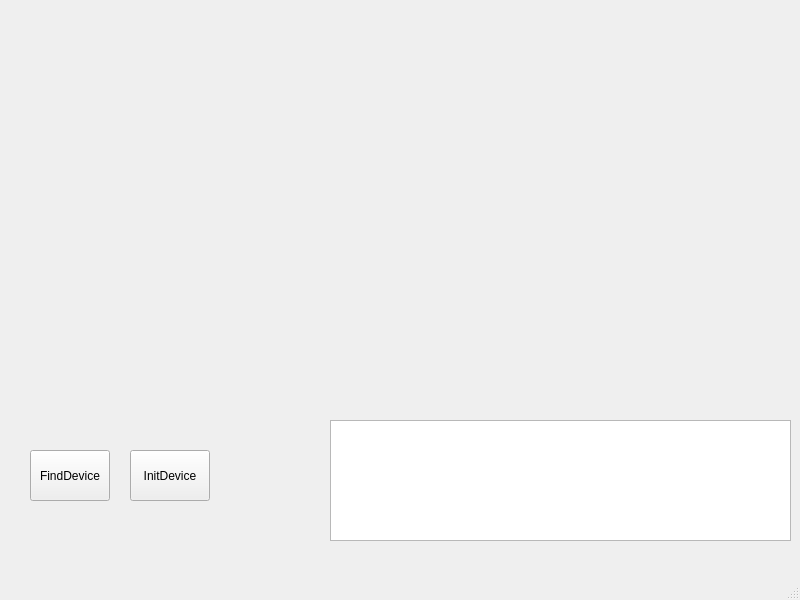
<?xml version="1.0" encoding="UTF-8"?>
<ui version="4.0">
 <class>MainWindow</class>
 <widget class="QMainWindow" name="MainWindow">
  <property name="geometry">
   <rect>
    <x>0</x>
    <y>0</y>
    <width>800</width>
    <height>600</height>
   </rect>
  </property>
  <property name="windowTitle">
   <string>MainWindow</string>
  </property>
  <widget class="QWidget" name="centralwidget">
   <widget class="QPushButton" name="findDevice">
    <property name="geometry">
     <rect>
      <x>30</x>
      <y>450</y>
      <width>80</width>
      <height>51</height>
     </rect>
    </property>
    <property name="text">
     <string>FindDevice</string>
    </property>
   </widget>
   <widget class="QPushButton" name="InitDevice">
    <property name="geometry">
     <rect>
      <x>130</x>
      <y>450</y>
      <width>80</width>
      <height>51</height>
     </rect>
    </property>
    <property name="text">
     <string>InitDevice</string>
    </property>
   </widget>
   <widget class="QTextEdit" name="textEdit">
    <property name="geometry">
     <rect>
      <x>330</x>
      <y>420</y>
      <width>461</width>
      <height>121</height>
     </rect>
    </property>
   </widget>
  </widget>
  <widget class="QMenuBar" name="menubar">
   <property name="geometry">
    <rect>
     <x>0</x>
     <y>0</y>
     <width>800</width>
     <height>20</height>
    </rect>
   </property>
  </widget>
  <widget class="QStatusBar" name="statusbar"/>
 </widget>
 <resources/>
 <connections/>
</ui>
